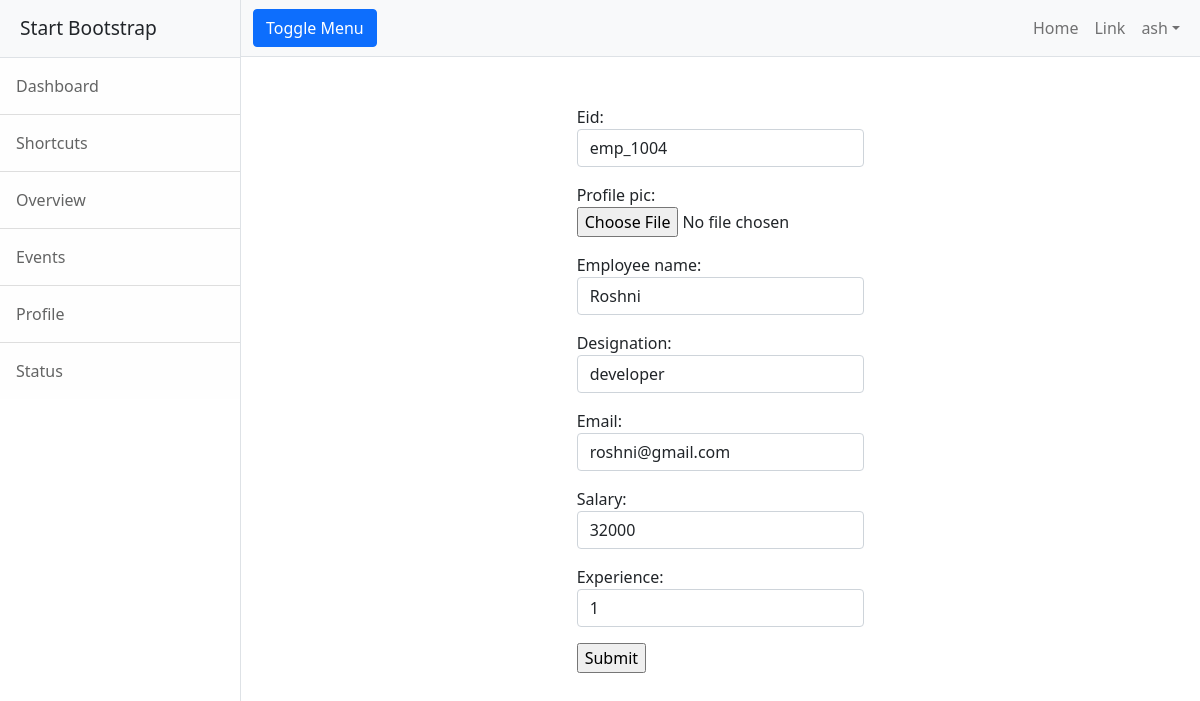
Page /employee/change/emp_1004 (signed in) on the committed database.
### employee/models.py (models this page shows, shortened)
class Employee(models.Model):
    eid=models.CharField(max_length=100,primary_key=True)
    profile_pic=models.ImageField(upload_to="profilepics",null=True)
    employee_name=models.CharField(max_length=100)
    designation=models.CharField(max_length=100)
    email=models.EmailField(unique=True)
    salary=models.PositiveIntegerField()
    experience=models.PositiveIntegerField(null=True)

### employee/views.py (the view, shortened to what this page needs)
# urls.py: path('change/<str:e_id>',views.EmployeeEditView.as_view(),name="emp-edit"),
@method_decorator(signin_required,name="dispatch")
class EmployeeEditView(View):
    def get(self,request,*args,**kwargs):
        eid=kwargs.get("e_id")
        employee=Employee.objects.get(eid=eid)
        form=EmployeeForm(instance=employee)
        return render(request,"emp-edit.html",{"form":form})

### employee/forms.py
class EmployeeForm(forms.ModelForm):
    class Meta:
        model=Employee
        fields='__all__'
        widgets={
            "eid":forms.TextInput(attrs={"class":"form-control"}),
            "employee_name":forms.TextInput(attrs={"class":"form-control"}),
            "designation":forms.TextInput(attrs={"class":"form-control"}),
            "email":forms.EmailInput(attrs={"class":"form-control"}),
            "salary":forms.NumberInput(attrs={"class":"form-control"}),
            "experience":forms.NumberInput(attrs={"class": "form-control"}),
        }

### employee/views.py (called while the page is built)
def signin_required(fn):
    def wrapper(request,*args,**kwargs):
        if request.user.is_authenticated:
            return fn(request,*args,**kwargs)
        else:
            messages.error(request,"user must login")
            return redirect("signin")
    return wrapper

### employee/templates/emp-edit.html (shortened to what this page needs)
{%extends 'base.html'%}
{%block body_block%}
<div class="container">
    <div class="row mt-5">
        <div class="col-4"></div>
        <div class="col-4">
            <form action="" method="post" enctype="multipart/form-data">
                {{form.as_p}}
                <div class="mb3">
                    <input type="submit">
                </div>
            </form>
        </div>
        <div class="col-4"></div>
    </div>
</div>
{%endblock%}

### employee/templates/base.html (shortened to what this page needs)
<!DOCTYPE html>
{%load static%}
<html lang="en">
    <head>
        <link href="{%static 'css/styles.css'%}" rel="stylesheet" />
    </head>
    <body>
        <div class="d-flex" id="wrapper">
            <div class="border-end bg-white" id="sidebar-wrapper">
                <div class="sidebar-heading border-bottom bg-light">Start Bootstrap</div>
                <div class="list-group list-group-flush">
                    <a class="list-group-item list-group-item-action list-group-item-light p-3" href="#!">Dashboard</a>
                    <a class="list-group-item list-group-item-action list-group-item-light p-3" href="#!">Shortcuts</a>
                    <a class="list-group-item list-group-item-action list-group-item-light p-3" href="#!">Overview</a>
                    <a class="list-group-item list-group-item-action list-group-item-light p-3" href="#!">Events</a>
                    <a class="list-group-item list-group-item-action list-group-item-light p-3" href="#!">Profile</a>
                    <a class="list-group-item list-group-item-action list-group-item-light p-3" href="#!">Status</a>
                </div>
            </div>
            <div id="page-content-wrapper">
                <nav class="navbar navbar-expand-lg navbar-light bg-light border-bottom">
                    <div class="container-fluid">
                        <button class="btn btn-primary" id="sidebarToggle">Toggle Menu</button>
                        <div class="collapse navbar-collapse" id="navbarSupportedContent">
                            <ul class="navbar-nav ms-auto mt-2 mt-lg-0">
                                <li class="nav-item active"><a class="nav-link" href="#!">Home</a></li>
                                <li class="nav-item"><a class="nav-link" href="#!">Link</a></li>
                                <li class="nav-item dropdown">
                                    <a class="nav-link dropdown-toggle" id="navbarDropdown" href="#" role="button" data-bs-toggle="dropdown" aria-haspopup="true" aria-expanded="false">{{request.user}}</a>
                                </li>
                            </ul>
                        </div>
                    </div>
                </nav>
                <div class="container-fluid">
                    {%block body_block%}
                    {%endblock%}
            </div>
        </div>
    </body>
</html>

### rows in the picture
Employee: eid "emp_1004", employee_name "Roshni", designation "developer", email "roshni@gmail.com", salary "32000", experience "1"

### other values in the picture
{{ request.user }} "ash"
